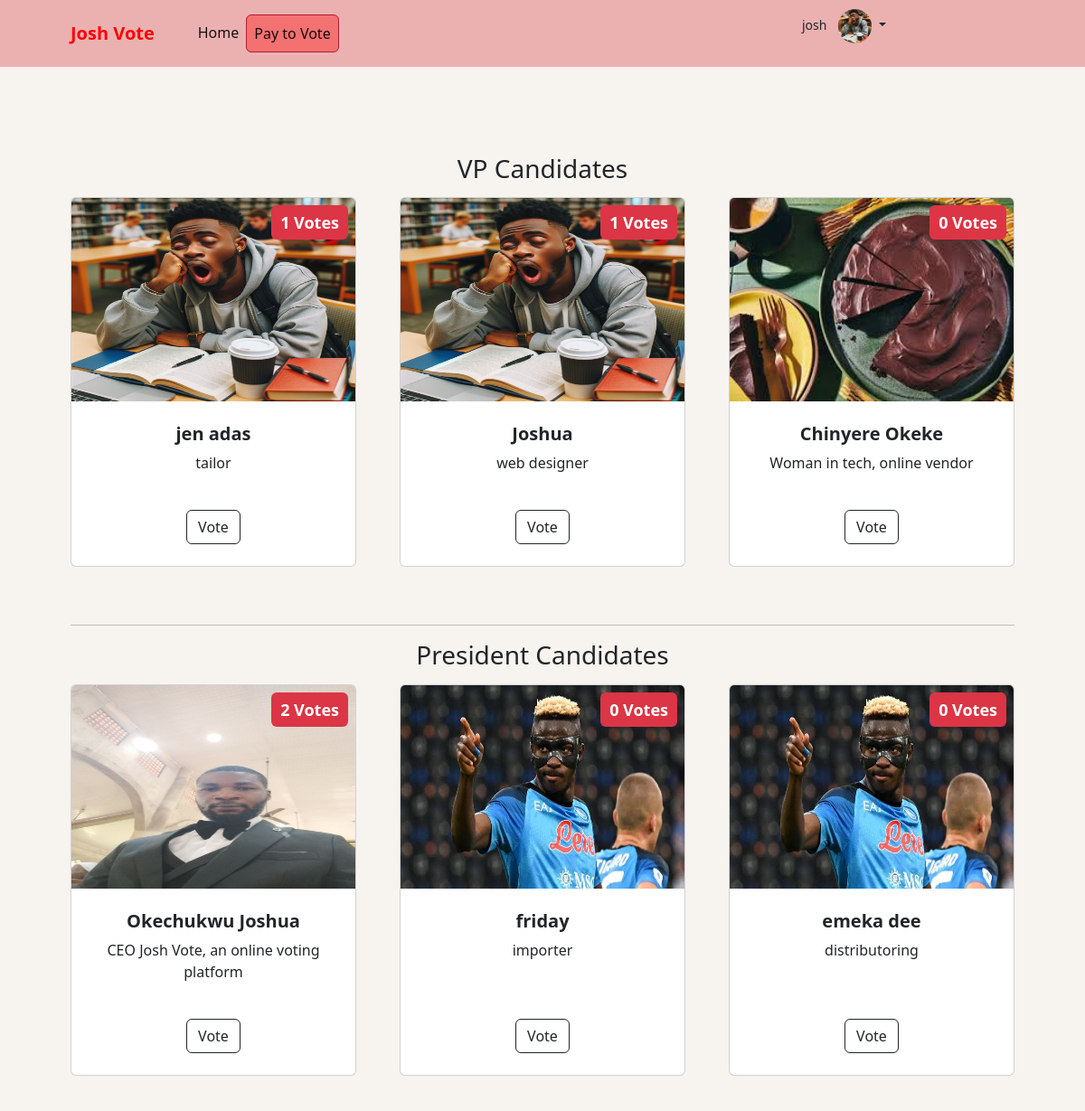
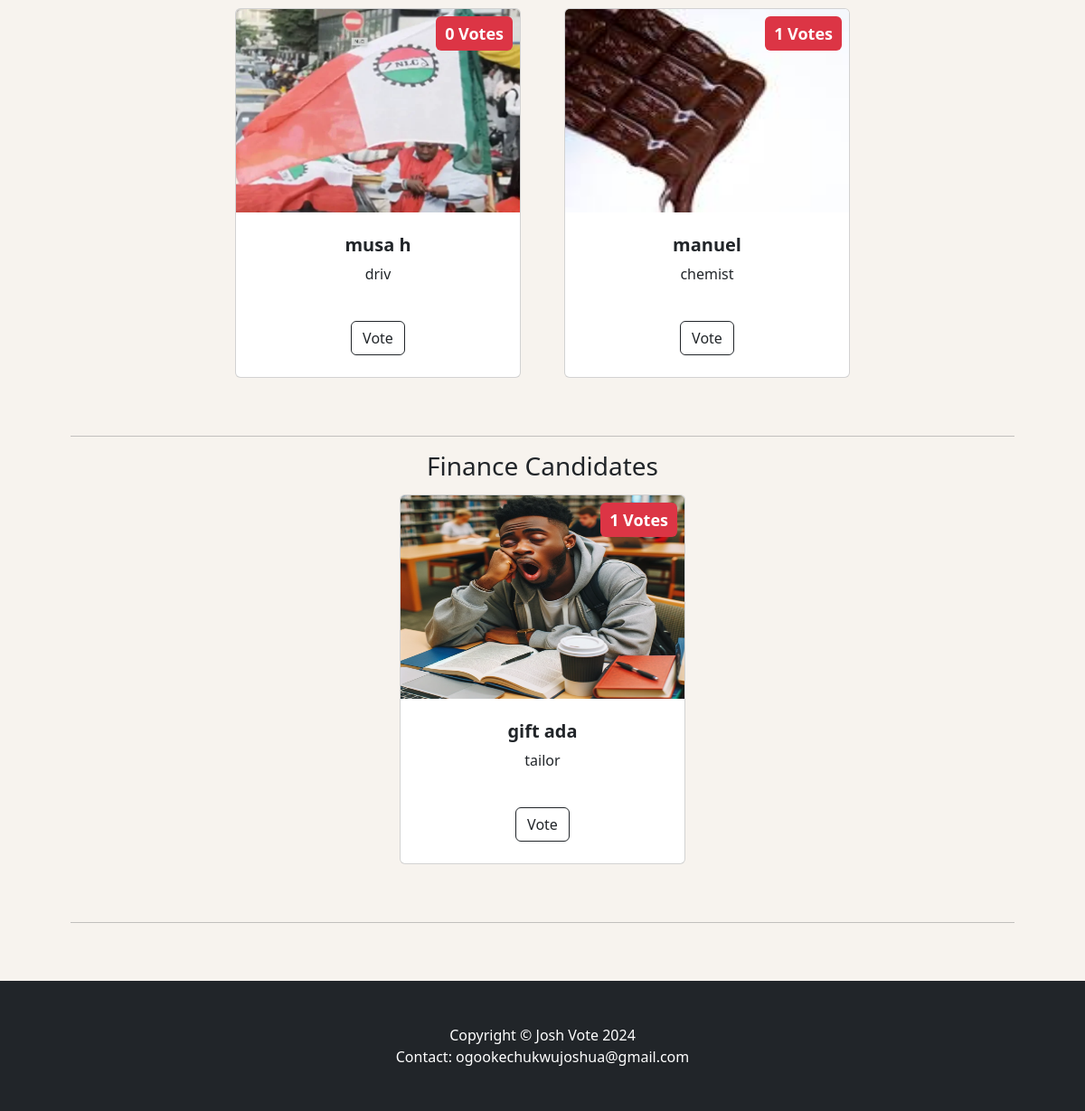
The page /candidates/ (signed in) on the database its author committed (2 pictures, top to bottom).
### votingapp/models.py (models this page shows, shortened)
class Userprofile(models.Model):
    user = models.OneToOneField(User, on_delete=models.CASCADE)
    email = models.EmailField(max_length=300, blank=True, null=True)
    dob = models.DateField(blank=True, null=True)
    fullname = models.CharField(max_length=100, blank=True, null=True)
    profile_image = models.ImageField(upload_to='profile')
    address = models.CharField(max_length=30, blank=True, null=True)

class VotingCategory(models.Model):
    name = models.CharField(max_length=255, blank=True, null=True)
    slug = models.SlugField(unique=True, blank=True, max_length=300,)

class Candidate(models.Model):
    name = models.CharField(max_length=255)
    candidate_image = models.ImageField(upload_to='candidate_images/', null=True, blank=True)
    bio = models.CharField(max_length=300)
    voting_category = models.ForeignKey(VotingCategory, on_delete=models.CASCADE)
    votes = models.ManyToManyField(User, related_name='votes')
    votes_count = models.IntegerField(default=0)

### votingapp/views.py (the view)
# urls.py: path('candidates/', CandidateListView.as_view(), name='candidate-list'),
class CandidateListView(View):
    @staticmethod
    def payment_verified(user):
        return user.payment_set.filter(verified=True).exists()
    @method_decorator(login_required(login_url='/user/login/'))
    @method_decorator(user_passes_test(payment_verified, login_url='/initiate-payment/'))
    def dispatch(self, *args, **kwargs):
        return super().dispatch(*args, **kwargs)
    def get(self, request):
        categories = VotingCategory.objects.all()
        categories_with_candidates = []
        for category in categories:
            candidates = Candidate.objects.filter(voting_category=category)
            categories_with_candidates.append((category, candidates))
        context = {
            'categories_with_candidates': categories_with_candidates
        }
        return render(request, 'candidate_list.html', context=context)

### votingapp/context_img.py (called while the page is built)
def profile_info(request):
    if request.user.is_authenticated:
        try:
            profile = Userprofile.objects.get(user=request.user)
            return {'user_profile': profile}
        except Userprofile.DoesNotExist:
            pass
    return {}

### votingapp/context_processors.py (called while the page is built)
def cate_list(request):
    categories =VotingCategory.objects.all()
    global_list = []
    for category in categories:
            candidates = Candidate.objects.filter(voting_category=category)
            global_list.append((category, candidates))
    return {
        'global_list': global_list,
    }

### templates/candidate_list.html (shortened to what this page needs)
<!DOCTYPE html>
{% extends 'header.html' %}
{% load static %}
    {% block content %}
    <body>
        <section class="py-5">
            <div class="container px-4 px-lg-5 mt-5">
                {% for category, candidates in categories_with_candidates %}
                <h3 style="text-align: center; margin-bottom: 15px;">{{ category.name }} Candidates</h3>
                <div class="row gx-4 gx-lg-5 row-cols-1 row-cols-md-2 row-cols-xl-3 justify-content-center">
                    {% for candidate in candidates %}
                    <div class="col mb-5">
                        <div class="card h-100">
                            <div class="badge bg-danger text-white position-absolute" style="top: 0.5rem; right: 0.5rem; padding: 10px; font-size: large;">{{ candidate.votes_count }} Votes</div>
                            <img class="card-img-top" src="{{ candidate.candidate_image.url}}" style="height: 225px; max-width: 100%;" alt="..." />
                            <div class="card-body p-4">
                                <div class="text-center">
                                    <h5 class="fw-bolder">{{ candidate.name }}</h5>
                                    <p>{{ candidate.bio }}</p>
                                </div>
                            </div>
                            <div class="card-footer p-4 pt-0 border-top-0 bg-transparent">
                                <div class="text-center"><a class="btn btn-outline-dark mt-auto" href="{% url 'vote' candidate.id %}">Vote</a></div>
                            </div>
                        </div>
                    </div>
                    {% endfor %}
                </div>
                <hr>
                {% endfor %}
            </div>
        </section>
        {% include 'footer.html' %}
    </body>
    {% endblock content %}

### templates/header.html (shortened to what this page needs)
<!DOCTYPE html>
{% load static %}
<html lang="en">
    <head>
        <link href="https://cdn.jsdelivr.net/npm/bootstrap-icons@1.5.0/font/bootstrap-icons.css" rel="stylesheet" />
        <link href="https://maxcdn.bootstrapcdn.com/bootstrap/4.5.2/css/bootstrap.min.css" rel="stylesheet">
        <link href="{% static 'css/styles.css'  %}" rel="stylesheet" />
    </head>
    <body style="background-color: rgb(247, 243, 238);">
        <nav class="navbar navbar-expand-lg navbar-light bg-light" id="navbr" style="background-color: rgba(235, 173, 173, 0.934)!important;">
            <div class="container px-4 px-lg-5">
                <a class="navbar-brand" style="color: red; font-weight: bolder;" href="{%url 'dashboard' %}">Josh Vote</a>
                <div class="collapse navbar-collapse" id="navbarSupportedContent">
                    <ul class="navbar-nav me-auto mb-2 mb-lg-0 ms-lg-4">
                        <li class="nav-item"><a class="nav-link active" aria-current="page" href="{%url 'dashboard' %}">Home</a></li>
                        <li class="nav-item"><a class="nav-link active btn btn-danger" style="background-color: rgba(255, 0, 0, 0.363);"   href="{%url 'initiate_payment' %}">Pay to Vote</a></li>
                    </ul>
                    <form class="d-flex">
                        {% if request.user.is_authenticated %}
                        <ul class="nav-item dropdown no-arrow" style="margin-left: 40%;">
                                <a class="nav-link dropdown-toggle" id="navbarDropdown" href="#" role="button" data-bs-toggle="dropdown" aria-expanded="false">
                                    <span class="mr-2 d-none d-lg-inline text-gray-600 small">{{request.user}}</span>
                                    {% if user_profile.profile_image %}
                                    <img class="img-profile rounded-circle" style="width: 10%;" src="{{user_profile.profile_image.url}}" alt="Profile Image">
                                    {% else %}
                                    <img class="img-profile rounded-circle" style="width: 10%;" src="{% static 'img/undraw_profile.svg' %}" alt="Default Image">
                                    {% endif %}
                                </a>
                        </ul>
                          {% endif %}
                    </form>
                </div>
            </div>
        </nav>
        {% block content %}
        {% endblock content %}
    </body>
</html>

### templates/footer.html
<!DOCTYPE html>
{% load static %}
<html lang="en">
    <body>
        <footer class="py-5 bg-dark">
            <div class="container"><p class="m-0 text-center text-white">Copyright &copy; Josh Vote 2024</p></div>
            <div class="container"><p class="m-0 text-center text-white">Contact: ogookechukwujoshua@gmail.com</p></div>
        </footer>
    </body>
</html>

### templates/header.html (style rules this page uses)
.navbar { padding: 10px; text-align: center; z-index: 999; }

### rows shown on the page
Userprofile: profile_image (picture)
VotingCategory: name "VP"
Candidate: votes_count "1", candidate_image (picture), name "jen adas", bio "tailor"
Candidate: votes_count "1", candidate_image (picture), name "Joshua", bio "web designer"
Candidate: votes_count "0", candidate_image (picture), name "Chinyere Okeke", bio "Woman in tech, online vendor"
VotingCategory: name "President"
Candidate: votes_count "2", candidate_image (picture), name "Okechukwu Joshua", bio "CEO Josh Vote, an online voting platform"
Candidate: votes_count "0", candidate_image (picture), name "friday", bio "importer"
Candidate: votes_count "0", candidate_image (picture), name "emeka dee", bio "distributoring"
Candidate: votes_count "0", candidate_image (picture), name "musa h", bio "driv"
Candidate: votes_count "1", candidate_image (picture), name "manuel", bio "chemist"
VotingCategory: name "Finance"
Candidate: votes_count "1", candidate_image (picture), name "gift ada", bio "tailor"

### other values the page prints
{{ request.user }} "josh"
